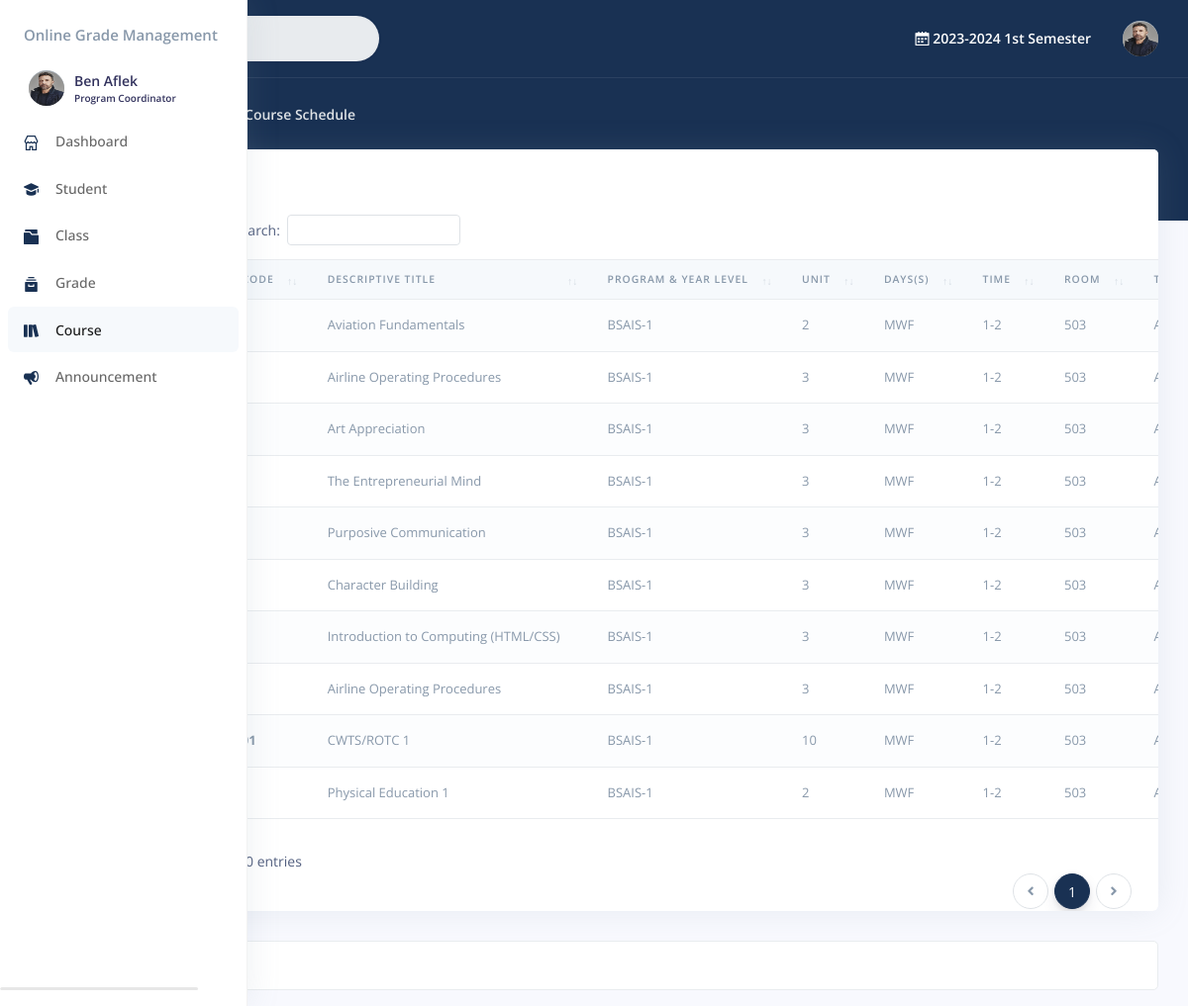
Page /trash/faculty/course_schedule.php (signed in) on the committed database.
### tables this page shows
CREATE TABLE `staff` (
  `id` int(11) NOT NULL,
  `user_id` int(11) DEFAULT NULL,
  `username` text NOT NULL,
  `institute_id` int(11) DEFAULT NULL,
  `position_id` int(11) NOT NULL,
  `created_on` datetime NOT NULL
);

CREATE TABLE `user` (
  `id` int(11) NOT NULL,
  `type` text NOT NULL,
  `username` text NOT NULL,
  `password` text NOT NULL,
  `firstname` text NOT NULL,
  `middlename` text DEFAULT NULL,
  `lastname` text NOT NULL,
  `gender` text DEFAULT NULL,
  `birthdate` date DEFAULT NULL,
  `address` text DEFAULT NULL,
  `phone_no` text DEFAULT NULL,
  `profileImage` text DEFAULT NULL,
  `isPasswordChanged` int(11) NOT NULL,
  `status` int(11) NOT NULL,
  `updated_on` datetime DEFAULT NULL,
  `created_on` datetime NOT NULL
);

CREATE TABLE `period` (
  `id` int(22) NOT NULL,
  `year` text NOT NULL,
  `term` int(11) NOT NULL,
  `status` int(11) NOT NULL,
  `updated_on` datetime DEFAULT NULL,
  `created_on` datetime NOT NULL
);

CREATE TABLE `schedule` (
  `id` int(11) NOT NULL,
  `class_id` int(11) NOT NULL,
  `course_id` int(11) NOT NULL,
  `days` text NOT NULL,
  `time` text NOT NULL,
  `room` text NOT NULL,
  `faculty_id` int(22) NOT NULL,
  `updated_on` datetime DEFAULT NULL,
  `created_on` datetime NOT NULL
);

CREATE TABLE `course` (
  `id` int(20) NOT NULL,
  `subject_code` text NOT NULL,
  `description` text NOT NULL,
  `program_id` int(22) NOT NULL,
  `level` int(22) NOT NULL,
  `term` int(22) NOT NULL,
  `lab_unit` int(11) NOT NULL,
  `lec_unit` int(11) NOT NULL,
  `unit` text NOT NULL,
  `hours` int(11) NOT NULL,
  `prerequisite` int(11) NOT NULL,
  `updated_on` datetime DEFAULT NULL,
  `created_on` datetime NOT NULL
);

CREATE TABLE `program` (
  `id` int(20) NOT NULL,
  `name` text NOT NULL,
  `description` text NOT NULL,
  `institute_id` int(20) NOT NULL,
  `updated_on` datetime NOT NULL,
  `created_on` datetime NOT NULL
);

### trash/faculty/course_schedule.php (the view, shortened to what the rows shown need)
<?php
	include("include/session.php");
	include("include/header.php");
	?>
	</head>
	<?php
		include("include/sidebar.php");
	?>
	<div class="main-content" id="panel">
		<?php
		include("include/topnav.php");
		?>
			<div class="container-fluid mt--6">
				  <div class="row">
					<div class="col">
					<div class="card">
					<div class="table-responsive">
              			<table class="table align-items-center table-flush table-striped" id="datatable-buttons">
                			<thead class="thead-light">
						  <tr>
						  	<th>No.</th>
							<th>Subject Code</th>
							<th>Descriptive Title</th>
							<th>Program & Year Level </th>
							<th>Unit</th>
							<th>Days(s)</th>
							<th>Time</th>
							<th>Room</th>
							<th>Teacher/Instructor</th>
						  </tr>
						</thead>
						<tbody>
						<?php
							try {
								$sql = "SELECT *,
										`course`.`id` AS `course_id`,
										`course`.`subject_code` AS `course_code`,
										`course`.`description` AS `course_description`,
										`course`.`level` AS `course_level`,
										`course`.`unit` AS `course_unit`,
										`program`.`id` AS `program_id`,
										`program`.`description` AS `program_description`,
										`program`.`name` AS `program_name`,
										`staff`.`username` AS `staff_username`,
										`user`.`lastname` AS `user_lastname`,
										`user`.`firstname` AS `user_firstname`
										FROM `schedule`
										INNER JOIN `course` ON `course`.`id` = `schedule`.`course_id`
										INNER JOIN `program` ON `program`.`id` = `course`.`program_id`
										INNER JOIN `staff` ON `staff`.`id` = `schedule`.`faculty_id`
										INNER JOIN `user` ON `user`.`username` = `staff`.`username`
										WHERE `program`.`institute_id` = :institute_id";
								$institute_id = 2;
								$query = $con->prepare($sql);
								$query->bindParam(':institute_id', $institute_id, PDO::PARAM_INT);
								$query->execute();
								while ($row = $query->fetch(PDO::FETCH_ASSOC)) {
									?>
									<tr>
										<td  class="text-muted">
										</td>
										<td class="text-muted">
											<b>
											</b>
										</td>
										<td class="text-muted">
											<?php
												$description=(empty($row['course_description']) || $row['course_description']==NULL)?'Empty':$row['course_description'];
												$description = isset($description) ? htmlspecialchars($description, ENT_QUOTES, 'UTF-8') : '';
												echo $description;
											?>
										</td>
										<td class="text-muted">
											<?php
												$program_name=(empty($row['program_name']) || $row['program_name']==NULL)?'Empty':$row['program_name'];
												$program_name = isset($program_name) ? htmlspecialchars($program_name, ENT_QUOTES, 'UTF-8') : '';
												$course_level=(empty($row['course_level']) || $row['course_level']==NULL)?'Empty':$row['course_level'];
												$course_level = isset($course_level) ? htmlspecialchars($course_level, ENT_QUOTES, 'UTF-8') : '';
												echo $program_name.'-'.$course_level;
											?>
										</td>
										<td class="text-muted">
											<?php
												$course_unit=(empty($row['course_unit']) || $row['course_unit']==NULL)?'Empty':$row['course_unit'];
												$course_unit = isset($course_unit) ? htmlspecialchars($course_unit, ENT_QUOTES, 'UTF-8') : '';
												echo $course_unit;
											?>
										</td>
										<td class="text-muted">
											<?php
												$schedule_day=(empty($row['days']) || $row['days']==NULL)?'Empty':$row['days'];
												$schedule_day = isset($schedule_day) ? htmlspecialchars($schedule_day, ENT_QUOTES, 'UTF-8') : '';
												echo $schedule_day;
											?>
										</td>
										<td class="text-muted">
											<?php
												$schedule_time=(empty($row['time']) || $row['time']==NULL)?'Empty':$row['time'];
												$schedule_time = isset($schedule_time) ? htmlspecialchars($schedule_time, ENT_QUOTES, 'UTF-8') : '';
												echo $schedule_time;
											?>
										</td>
										<td class="text-muted">
											<?php
												$schedule_room=(empty($row['room']) || $row['room']==NULL)?'Empty':$row['room'];
												$schedule_room = isset($schedule_room) ? htmlspecialchars($schedule_room, ENT_QUOTES, 'UTF-8') : '';
												echo $schedule_room;
											?>
										</td>
										<td class="text-muted">
										</td>
						  			</tr>
									<?php
								}
							} catch (PDOException $e) {
							}
							?>
						</tbody>
					  </table>
					</div>
				</div>
			</div>
		</div>
        </div>
      </div>
</body>
</html>

### trash/faculty/include/sidebar.php (shortened to what the rows shown need)
<body>
  <?php
    include '../include/conn.php';
    include("include/session.php");
  ?>
  <nav class="sidenav navbar navbar-vertical fixed-left navbar-expand-xs navbar-light bg-white text-white" id="sidenav-main">
    <div class="scrollbar-inner">
      <div class="sidenav-header d-flex align-items-center">
          <div class="navbar-brand sidebar-user text-left">
            <a href="profile.php">
            <span class="avatar avatar-sm rounded-circle" >
              <?php $userphoto = $user['profileImage'];
                if ($userphoto == "") :
              ?>
              <img src="img/profile.png" alt="Image placeholder">
              <?php else : ?>
                <img alt="Image placeholder" src="img/<?php echo htmlentities($userphoto); ?>" style="width:40px;height:35px;border-radius:50%;">
              <?php endif; ?>
            </span>
            <span>
              <h5 class=" m-0 text-sm  font-weight-bold">
                <?php echo  htmlentities($user['firstname'].' '.$user['lastname']);  ?>
              </h5>
              <h6 class="text-overflow m-0" data-toggle="tooltip" data-placement="left" title="User">
                <?php
                if($user['position_id']=='2'){
                  $position="Program Coordinator";
                }else if($user['position_id']=='3'){
                  $position="Teacher";
                }
                echo htmlentities($position);  ?>
              </h6>
            </span>
            </a>
          </div>
      </div>
      <br>
    </div>
  </nav>

### trash/faculty/include/topnav.php (shortened to what the rows shown need)
<?php
  include '../include/conn.php';
	include("include/session.php");
?>
  <nav class="navbar navbar-top navbar-expand navbar-dark bg-primary border-bottom">
    <div class="container-fluid">
      <div class="collapse navbar-collapse" id="navbarSupportedContent">
        <ul class="navbar-nav align-items-center ml-md-auto">
          <li class="nav-item dropdown">
            <p class="nav-link mb-0 text-sm  font-weight-bold text-white" href="#">
              <i class="ni ni-calendar-grid-58"></i>
              <?php
                try {
                    $query = "SELECT * FROM `period` WHERE `status` = '1' LIMIT 1";
                    $stmt = $con->prepare($query);
                    $stmt->execute();
                    $result = $stmt->fetch(PDO::FETCH_ASSOC);
                    if ($result) {
                        echo $result['year'] . " ";
                        if ($result['term'] == '1') {
                            echo "1st Semester";
                        } else if ($result['term'] == '2') {
                            echo "2nd Semester";
                        } else if ($result['term'] == '3') {
                            echo "Summer";
                        } else {
                            echo "Unknown Term";
                        }
                    } else {
                        echo "No active period found.";
                    }
                } catch (PDOException $e) {
                    echo "Error: " . $e->getMessage();
                }
              ?>
            </p>
          </li>
        </ul>
        <ul class="navbar-nav align-items-center ml-auto ml-md-0">
          <li class="nav-item dropdown">
            <a class="nav-link pr-0" href="#" role="button" data-toggle="dropdown" aria-haspopup="true" aria-expanded="false">
              <div class="media align-items-center">
                  <span class="avatar avatar-sm rounded-circle">
                    <?php $userphoto = $user['profileImage'];
                    if ($userphoto == "") :
                    ?>
                      <img src="img/profile.png" alt="Image placeholder">
                    <?php else : ?>
                      <img alt="Image placeholder" src="img/<?php echo htmlentities($userphoto); ?>" style="width:40px;height:35px;border-radius:50%;">
                    <?php endif; ?>
                  </span>
              </div>
            </a>
          </li>
        </ul>
      </div>
    </div>
  </nav>

### rows in the picture
staff: user.profileImage (picture), user.firstname+lastname "Ben Aflek", position "Program Coordinator"
period: year "2023-2024"
schedule: course.description "Aviation Fundamentals", program.name "BSAIS", course.level "1", course.unit "2", days "MWF", time "1-2", room "503"
schedule: course.description "Airline Operating Procedures", program.name "BSAIS", course.level "1", course.unit "3", days "MWF", time "1-2", room "503"
schedule: course.description "Art Appreciation", program.name "BSAIS", course.level "1", course.unit "3", days "MWF", time "1-2", room "503"
schedule: course.description "The Entrepreneurial Mind", program.name "BSAIS", course.level "1", course.unit "3", days "MWF", time "1-2", room "503"
schedule: course.description "Purposive Communication", program.name "BSAIS", course.level "1", course.unit "3", days "MWF", time "1-2", room "503"
schedule: course.description "Character Building", program.name "BSAIS", course.level "1", course.unit "3", days "MWF", time "1-2", room "503"
schedule: course.description "Introduction to Computing (HTML/CSS)", program.name "BSAIS", course.level "1", course.unit "3", days "MWF", time "1-2", room "503"
schedule: course.description "Airline Operating Procedures", program.name "BSAIS", course.level "1", course.unit "3", days "MWF", time "1-2", room "503"
schedule: course.description "CWTS/ROTC 1", program.name "BSAIS", course.level "1", course.unit "10", days "MWF", time "1-2", room "503"
schedule: course.description "Physical Education 1", program.name "BSAIS", course.level "1", course.unit "2", days "MWF", time "1-2", room "503"
